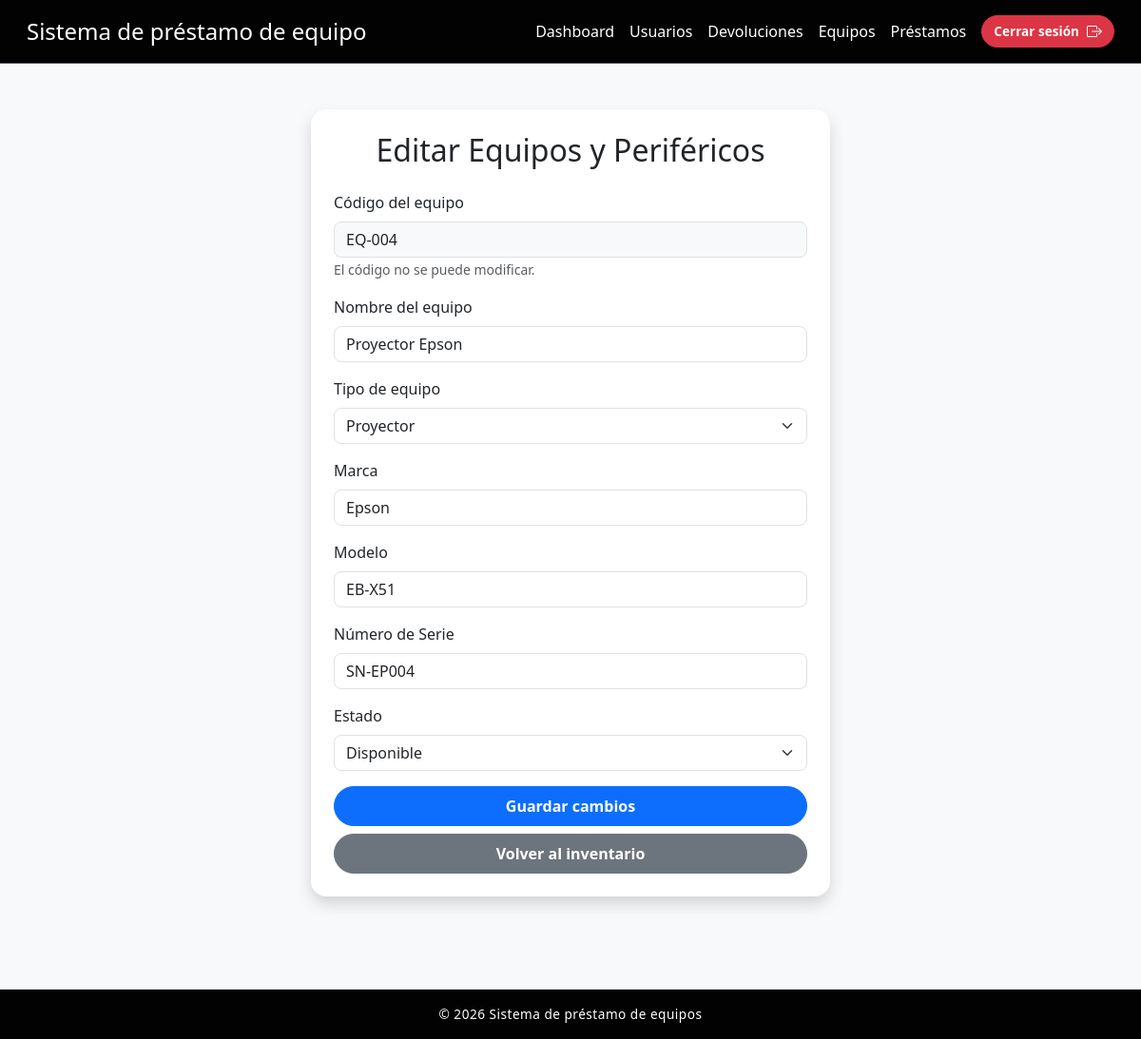
/index.php?action=editar_equipo&id=4 (signed in), run on the app's committed database.
### tables this page shows
CREATE TABLE Equipos_Inventario (
    id_equipo         INT          NOT NULL AUTO_INCREMENT,
    codigo_inventario VARCHAR(50)  NOT NULL UNIQUE,
    nombre            VARCHAR(50)  NOT NULL,
    marca             VARCHAR(50),
    marcamodelo       VARCHAR(50),
    numero_serie      VARCHAR(50),
    id_categoria      INT          NOT NULL,
    estado            VARCHAR(50)  NOT NULL DEFAULT 'disponible',
    PRIMARY KEY (id_equipo),
    CONSTRAINT fk_equipo_categoria FOREIGN KEY (id_categoria) 
        REFERENCES Categoria (id_categoria)
);

### controllers/EquipoController.php (called while the page is built, shortened)
<?php
require_once __DIR__ . '/../models/EquipoModel.php';
class EquipoController {
    private EquipoModel $model;
    public function __construct() {
        $this->model = new EquipoModel();
    }
    public function mostrarEditar(): void {
        $id = isset($_GET['id']) ? (int)$_GET['id'] : 0;
        $equipo = $this->model->obtenerPorId($id);
        $categorias = $this->model->obtenerCategorias();
        $datos = $equipo;
        require __DIR__ . '/../views/editar.php';
    }
}

### config/database.php (called while the page is built, shortened)
<?php
class Database {
    private $host = "db";
    private $db   = "prestamos_db";
    private $user = "appuser";
    private $pass = "apppass";
    public function connect() {
        $conn = new mysqli($this->host, $this->user, $this->pass, $this->db);
        return $conn;
    }
}

### models/EquipoModel.php (called while the page is built, shortened)
<?php
require_once __DIR__ . '/../config/database.php';
class EquipoModel {
    private mysqli $conn;
    public function __construct() {
        $db = new Database();
        $this->conn = $db->connect();
    }
    public function obtenerPorId(int $id): array|false {
        $stmt = $this->conn->prepare(
            "SELECT
                e.id_equipo,
                e.codigo_inventario,
                e.nombre,
                e.marca,
                e.marcamodelo,
                e.numero_serie,
                e.estado,
                c.id_categoria,
                c.nombre AS categoria
             FROM Equipos_Inventario e
             INNER JOIN Categoria c ON e.id_categoria = c.id_categoria
             WHERE e.id_equipo = ?"
        );
        $stmt->bind_param("i", $id);
        $stmt->execute();
        $result = $stmt->get_result();
        return $result->fetch_assoc() ?: false;
    }
    public function obtenerCategorias(): array {
        $result = $this->conn->query(
            "SELECT id_categoria, nombre FROM Categoria ORDER BY nombre"
        );
        return $result ? $result->fetch_all(MYSQLI_ASSOC) : [];
    }
}

### views/editar.php (the view, shortened to what this page needs)
<!DOCTYPE html>
<html lang="es">
<head>
    <link href="https://cdn.jsdelivr.net/npm/bootstrap@5.3.2/dist/css/bootstrap.min.css" rel="stylesheet">
    <link href="https://cdn.jsdelivr.net/npm/bootstrap-icons@1.11.3/font/bootstrap-icons.css" rel="stylesheet">
    <link rel="stylesheet" href="public/css/styles.css">
</head>
<body>
<header>
    <nav class="navbar bg-dark border-bottom border-body p-3" data-bs-theme="dark">
        <div class="container-fluid d-flex justify-content-between align-items-center">
            <h1 class="h4 text-white m-0">Sistema de préstamo de equipo</h1>
            <ul class="d-flex align-items-center list-unstyled m-0 gap-3">
                <li>
                    <a href="index.php?action=dashboard" class="nav-link text-white <?php echo ($_GET['action'] == 'dashboard') ? 'active fw-bold' : ''; ?>">
                        Dashboard
                    </a>
                </li>
                <li>
                    <a href="index.php?action=usuarios" class="nav-link text-white <?php echo ($_GET['action'] == 'usuarios') ? 'active fw-bold' : ''; ?>">
                        Usuarios
                    </a>
                </li>
                <li>
                    <a href="index.php?action=devoluciones" class="nav-link text-white <?php echo ($_GET['action'] == 'devoluciones') ? 'active fw-bold' : ''; ?>">
                        Devoluciones
                    </a>
                </li>
                <li>
                    <a href="index.php?action=equipos" class="nav-link text-white <?php echo ($_GET['action'] == 'equipos') ? 'active fw-bold' : ''; ?>">
                        Equipos
                    </a>
                </li>
                <li>
                    <a href="index.php?action=prestamos" class="nav-link text-white <?php echo ($_GET['action'] == 'prestamos') ? 'active fw-bold' : ''; ?>">
                        Préstamos
                    </a>
                </li>
                <li>
                    <a href="index.php?action=logout" class="btn btn-danger btn-sm py-1 d-flex align-items-center gap-2 shadow-sm">
                        <span>Cerrar sesión</span>
                        <i class="bi bi-box-arrow-right" style="font-size: 1rem;"></i>
                    </a>
                </li>
            </ul>
        </div>
    </nav>
</header>
<main>
    <section class="formEditar mt-5 mb-5">
        <div class="container">
            <div class="row justify-content-center">
                <div class="col-md-6">
                    <div class="card shadow">
                        <div class="card-body p-4">
                            <h1 class="text-center mb-4 h2">Editar Equipos y Periféricos</h1>
                            <form method="POST" action="index.php?action=actualizar_equipo">
                                <div class="mb-3">
                                    <label for="codigo_inventario" class="form-label">Código del equipo</label>
                                    <input type="text" class="form-control bg-light" id="codigo_inventario" value="<?= htmlspecialchars($equipo['codigo_inventario']) ?>" readonly>
                                    <small class="text-muted">El código no se puede modificar.</small>
                                </div>
                                <div class="mb-3">
                                    <label for="nombre" class="form-label">Nombre del equipo</label>
                                    <input type="text" class="form-control" id="nombre" name="nombre" value="<?= htmlspecialchars($datos['nombre'] ?? $equipo['nombre']) ?>" required>
                                </div>
                                <div class="mb-3">
                                    <label for="id_categoria" class="form-label">Tipo de equipo</label>
                                    <select class="form-select" id="id_categoria" name="id_categoria" required>
                                        <?php foreach ($categorias as $cat): ?>
                                            <option value="<?= $cat['id_categoria'] ?>" <?= ($equipo['id_categoria'] == $cat['id_categoria']) ? 'selected' : '' ?>><?= htmlspecialchars($cat['nombre']) ?></option>
                                        <?php endforeach; ?>
                                    </select>
                                </div>
                                <div class="mb-3">
                                    <label for="marca" class="form-label">Marca</label>
                                    <input type="text" class="form-control" id="marca" name="marca" value="<?= htmlspecialchars($datos['marca'] ?? $equipo['marca']) ?>" required>
                                </div>
                                <div class="mb-3">
                                    <label for="marcamodelo" class="form-label">Modelo</label>
                                    <input type="text" class="form-control" id="marcamodelo" name="marcamodelo" value="<?= htmlspecialchars($datos['marcamodelo'] ?? $equipo['marcamodelo']) ?>" required>
                                </div>
                                <div class="mb-3">
                                    <label for="numero_serie" class="form-label">Número de Serie</label>
                                    <input type="text" class="form-control" id="numero_serie" name="numero_serie" value="<?= htmlspecialchars($datos['numero_serie'] ?? $equipo['numero_serie']) ?>" required>
                                </div>
                                <div class="mb-3">
                                    <label for="estado" class="form-label">Estado</label>
                                    <select class="form-select" id="estado" name="estado" required>
                                        <option value="disponible" <?= ($equipo['estado'] == 'disponible') ? 'selected' : '' ?>>Disponible</option>
                                    </select>
                                </div>
                                <div class="d-grid gap-2">
                                    <button type="submit" class="btn btn-primary">Guardar cambios</button>
                                    <a href="index.php?action=equipos" class="btn btn-secondary">Volver al inventario</a>
                                </div>
                            </form>
                        </div>
                    </div>
                </div>
            </div>
        </div>
    </section>
</main>
<footer class="mt-5 p-3 text-center border-top"><p>&copy; 2026 Sistema de préstamo de equipos</p></footer>
</body>
</html>

### public/css/styles.css (style rules this page uses)
html, body { height: 100%; }
body { min-height: 100vh; display: flex; flex-direction: column; margin: 0; font-family: 'Segoe UI', Arial, sans-serif; background-color: #f8f9fa; }
main { flex: 1; }
nav.navbar.bg-dark { background-color: #020202 !important; padding: 1rem; }
.navbar-brand, .nav-link { color: white !important; transition: all 0.3s ease; }
.navbar .btn-sm { padding: 4px 12px !important; font-size: 0.85rem !important; display: inline-flex; align-items: center; gap: 8px; }
.card { border: none; border-radius: 16px; box-shadow: 0 4px 20px rgba(0, 0, 0, 0.1); transition: transform 0.2s ease; }
.form-control, .form-select { border-radius: 8px; transition: all 0.3s ease; }
.btn-primary, .btn-secondary, .btn-success, .btn-danger, .btn-dark, .btn-outline-dark { border-radius: 30px !important; padding: 8px 20px; font-weight: 600; transition: all 0.3s ease; display: inline-flex; align-items: center; justify-content: center; }
footer { background-color: #020202; color: white; text-align: center; padding: 15px; margin-top: auto; font-size: 0.85rem; letter-spacing: 0.5px; }
footer p { margin: 0; }

### data on the page
equipos_inventario: codigo_inventario "EQ-004", nombre "Proyector Epson", marca "Epson", marcamodelo "EB-X51", numero_serie "SN-EP004", estado "Disponible"

### other printed values
form field id_categoria "Proyector"
